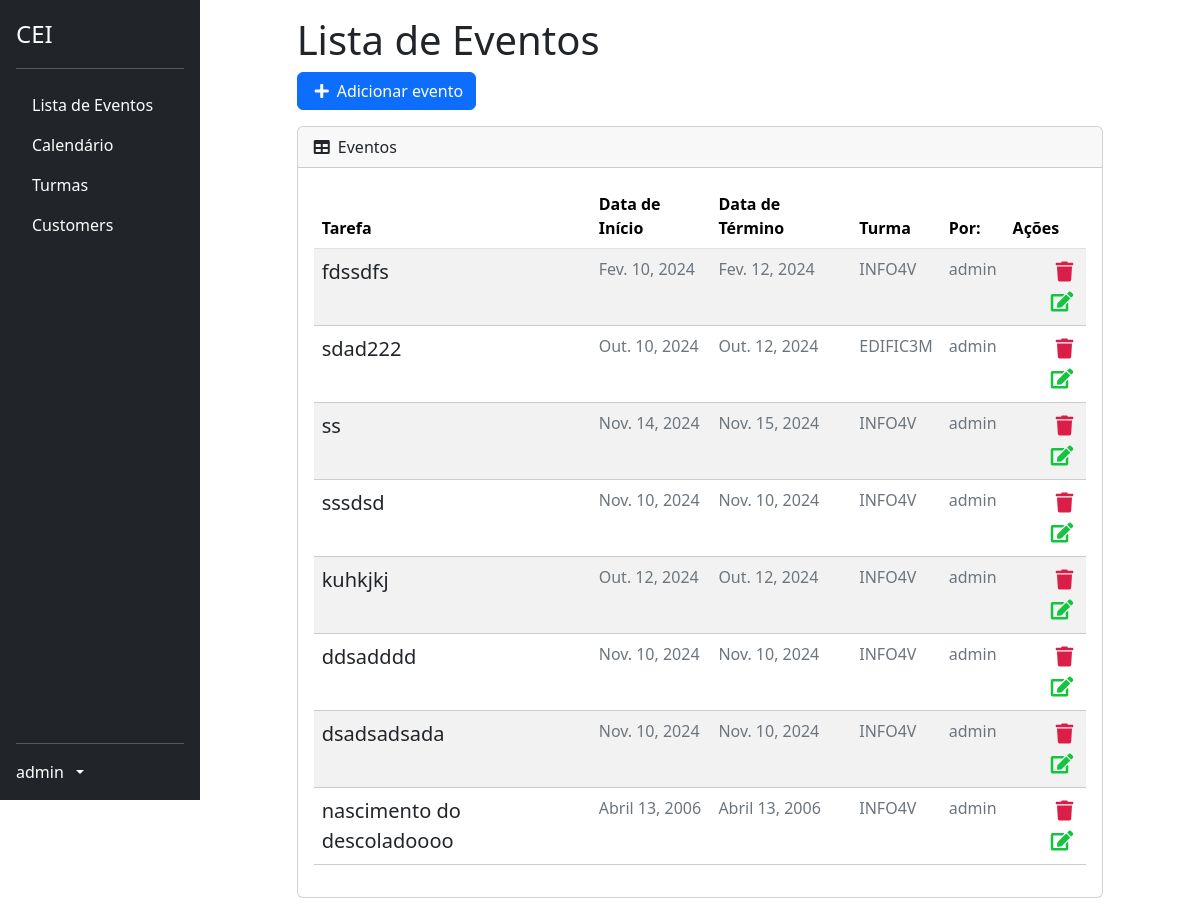
The app's page /list/ (signed in), older data.
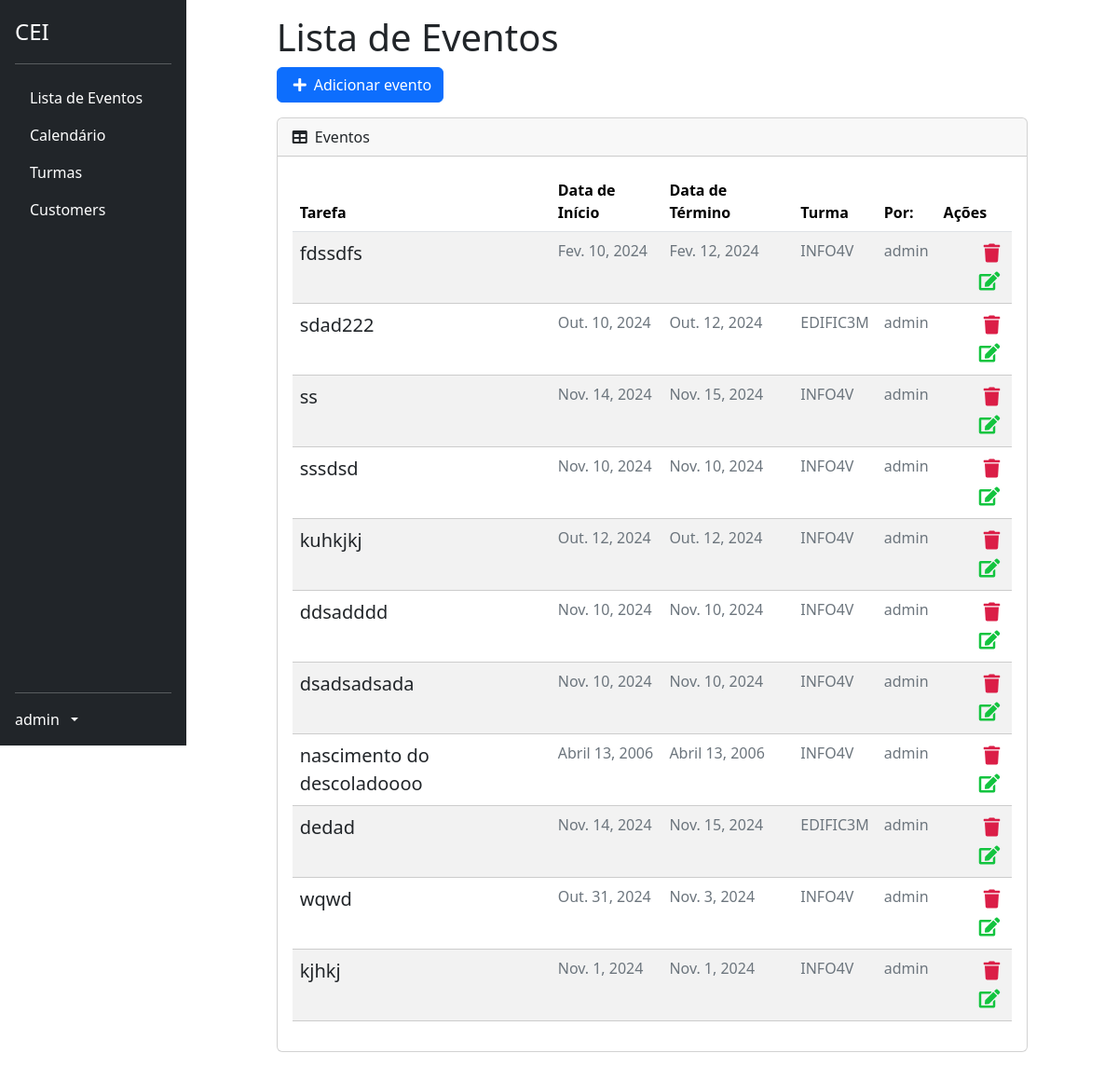
The same page, newer data.
### profiles/models.py (models this page shows)
class CustomUser(AbstractUser):
    id = models.BigAutoField(primary_key=True)
    turma = models.ForeignKey('classes.Turma', on_delete=models.SET_NULL, blank=True, null=True)

### tasks/models.py (models this page shows, shortened)
class Task(models.Model):
    id = models.BigAutoField(primary_key=True)
    title = models.CharField(max_length=255)
    description = models.TextField()
    start_date = models.DateField()
    end_date = models.DateField()
    total_subs = models.PositiveIntegerField(default=0)
    subs = models.PositiveIntegerField(default=0)
    start_time = models.TimeField()
    end_time = models.TimeField()
    usuario = models.ForeignKey(CustomUser, on_delete=models.PROTECT)
    turma = models.ForeignKey('classes.Turma', on_delete=models.CASCADE)
    created_at = models.DateTimeField(auto_now_add=True)
    updated_at = models.DateTimeField(auto_now=True)

### classes/models.py (models this page shows, shortened)
class Turma(models.Model):
    TURNO_CHOICES = [
        ('manha', 'Manhã'),
        ('tarde', 'Tarde'),
        ('noite', 'Noite'),
    ]
    CURSO_CHOICES = [
        ('edificacoes', 'Edificações'),
        ('informatica', 'Informática'),
        ('meio_ambiente', 'Meio Ambiente'),
        ('matematica', 'Matemática'),
    ]
    SERIE_CHOICES = [
        ('1', '1º Ano'),
        ('2', '2º Ano'),
        ('3', '3º Ano'),
        ('4', '4º Ano'),
    ]
    nome = models.CharField(max_length=100)
    serie = models.CharField(max_length=1, choices=SERIE_CHOICES)
    turno = models.CharField(max_length=5, choices=TURNO_CHOICES)
    curso = models.CharField(max_length=15, choices=CURSO_CHOICES)

### tasks/views.py (the view)
# urls.py: path('list/', TaskListView.as_view(), name='task-list'),
class TaskListView(GroupRequiredMixin, LoginRequiredMixin, ListView):
    group_required = u"Docente"
    login_url = reverse_lazy('login')
    model = Task
    template_name = 'tasks/list.html'
    context_object_name = 'tasks'
    ordering = '-created_at'
    def get_queryset(self):
        self.tasks = Task.objects.filter(usuario=self.request.user)
        return self.tasks

### tasks/templates/tasks/list.html (shortened to what this page needs)
{% extends 'base.html' %}
{% block content %}
<div class="offset-1 col-10 list-div">
    <h1>Lista de Eventos</h1>
    <div class="row mb-3">
        <div class="col-auto btn-primary">
            <a id="add-link" href="{% url 'new-task' %}" class="btn btn-primary d-flex align-items-center">
                <i class="fas fa-plus me-2"></i> Adicionar evento
            </a>
        </div>
    </div>
    <div class="card col-md-12">
        <div class="card-header">
            <i class="fas fa-table me-1"></i>
            Eventos
        </div>
        <div class="card-body">
            <table id="datatablesSimple" class="table table-striped table-hover">
                <thead class="table">
                    <tr>
                        <th>Tarefa</th>
                        <th>Data de Início</th>
                        <th>Data de Término</th>
                        <th>Turma</th>
                        <th>Por:</th>
                        <th>Ações</th>
                    </tr>
                </thead>
                <tbody>
                    {% for task in tasks %}
                    <tr class="task-item">
                        <td><a href="/task/{{ task.id }}" class="text-decoration-none text-dark">{{ task.title }}</a></td>
                        <td style="color: #6c757d;" class="fs-6">{{ task.start_date }}</td>
                        <td style="color: #6c757d;" class="fs-6">{{ task.end_date }}</td>
                        <td style="color: #6c757d;" class="fs-6">{{ task.turma.nome }}</td>
                        <td style="color: #6c757d;" class="fs-6">{{ task.usuario.username }}</td>
                        <td>
                            <a href="{% url 'delete-task' task.id %}" class="text-danger me-2"><i class="fas fa-trash"></i></a>
                            <a href="{% url 'edit-task' task.id %}" class="text-warning"><i class="fas fa-edit"></i></a>
                        </td>
                    </tr>
                    {% endfor %}
                </tbody>
            </table>
        </div>
    </div>
</div>
{% endblock %}
{% block scripts %}
<link href="https://cdn.jsdelivr.net/npm/simple-datatables@7.1.2/dist/style.min.css" rel="stylesheet" />
{% endblock %}

### tasks/templates/base.html (shortened to what this page needs)
{% load static %}
<!DOCTYPE html>
<html lang="en">
<head>
    <link href="{% static 'bootstrap/css/bootstrap.min.css' %}" rel="stylesheet">
    <link rel="stylesheet" href="https://use.fontawesome.com/releases/v5.7.2/css/all.css">
    <link rel="stylesheet" href="{% static 'css/styles.css' %}">
    <link href="{% static 'css/datatables.min.css' %}" rel="stylesheet">
</head>
<body>
    <div class="d-flex">
      <div class="d-flex flex-column flex-shrink-0 p-3 text-bg-dark" style="width: 200px; height: 100vh; position: fixed;">
        <a href="{% url 'dashboard' %}" class="d-flex align-items-center mb-3 mb-md-0 me-md-auto text-white text-decoration-none">
          <span class="fs-4">CEI</span>
        </a>
        <hr>
        <ul class="nav nav-pills flex-column mb-auto">
          <li>
            <a href="{% url 'task-list' %}" class="nav-link text-white">
              Lista de Eventos
            </a>
          </li>
          <li>
            <a href="{% url 'calendar' %}" class="nav-link text-white">
              Calendário
            </a>
          </li>
          <li>
            <a href="{% url 'lista-turmas' %}" class="nav-link text-white">
              Turmas
            </a>
          </li>
          <li>
            <a href="#" class="nav-link text-white">
              Customers
            </a>
          </li>
        </ul>
        <hr>
        {% if user.is_authenticated %}
          <a href="#" class="d-flex align-items-center text-white text-decoration-none dropdown-toggle" data-bs-toggle="dropdown" aria-expanded="false">
            <span class="me-2">{{ user.username }}</span>
          </a>
        </div>
        {% else %}
        <li class="nav nav-pills flex-column">
          <a href="{% url 'login' %}" class="nav-link text-white">
            Login
          </a>
        </li>
        {% endif %}
      </div>
      <div class="flex-grow-1" style="margin-left: 200px;">
        <div class="p-3">
          {% block content %}
          {% endblock %}
        </div>
      </div>
    {% block scripts %}
    {% endblock %}
  </body>
</html>

### tasks/static/css/styles.css (style rules this page uses)
#add-link { text-decoration: none; }
.fas.fa-plus { color: #FFF; margin-right: 10px; margin-left: 5px; }
.list-div { padding: 0; }
.task-item { list-style: none; font-size: 20px; height: 50px; padding-top: 10px; border-bottom: 1px dashed #CCC; }
.fas.fa-trash { color: #db1e47; cursor: pointer; margin: 5px; font-size: 20px; float: right; }
.fas.fa-edit { color: #13c43f; cursor: pointer; margin: 5px; font-size: 20px; float: right; }

Row changes from the older to the newer data that the page shows:
added Task: title "dedad", start_date "Nov. 14, 2024", end_date "Nov. 15, 2024", turma.nome "EDIFIC3M", usuario.username "admin"
added Task: title "wqwd", start_date "Out. 31, 2024", end_date "Nov. 3, 2024", turma.nome "INFO4V", usuario.username "admin"
added Task: title "kjhkj", start_date "Nov. 1, 2024", end_date "Nov. 1, 2024", turma.nome "INFO4V", usuario.username "admin"
